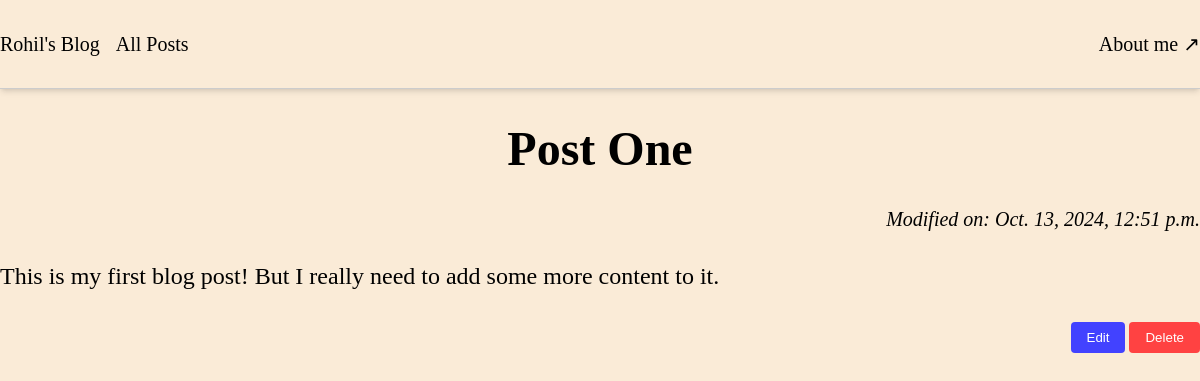
The page /posts/post-one/ on the database its author committed.
### blog/models.py (models this page shows, shortened)
class Post(models.Model):
  title = models.CharField(max_length=100)
  content = models.TextField()
  date_posted = models.DateTimeField(auto_now_add=True)
  date_modified = models.DateTimeField(auto_now=True)
  slug = models.SlugField(primary_key=True, db_index=True, default="")

### blog/views.py (the view)
# urls.py: path('posts/<slug:slug>/', views.post_detail, name='post_detail_page'),
def post_detail(request: HttpRequest, slug: str) -> HttpResponse:
  post = get_object_or_404(Post, slug=slug)
  post.is_modified = __is_post_modified(post)
  return render(request, "blog/post-detail.html", {"post": post})

### blog/views.py (called while the page is built)
def __is_post_modified(post: Post) -> bool:
  return post.date_modified.replace(microsecond=0) != post.date_posted.replace(microsecond=0)

### blog/templates/blog/post-detail.html (shortened to what this page needs)
{% extends "_base.html" %}
{% load static %}
{% block css_files %}
  <link rel="stylesheet" href="{% static 'blog/post-detail.css' %}" />
{% endblock css_files %}
{% block content %}
  <section id="post">
    <h2 class="">{{ post.title | title }}</h2>
    <time datetime="">
      {% if post.is_modified %}
        Modified on: {{ post.date_modified }}
      {% else %}
        Posted on: {{ post.date_posted }}
      {% endif %}
    </time>
    <p class="">{{ post.content }}</p>
  </section>
  <footer class="">
    <form
      action="{% url 'delete_post_page' post.slug %}"
      method="post"
      onsubmit="return confirm('Are you sure you want to delete this post?')"
      class=""
    >
      <button type="submit" class="">Edit</button>
      <button type="submit" class="">Delete</button>
    </form>
  </footer>
{% endblock content %}

### templates/_base.html (shortened to what this page needs)
{% load static %}
<!DOCTYPE html>
<html lang="en">
  <head>
    <link rel="stylesheet" href="{% static '_base.css' %}" />
    {% block css_files %}{% endblock css_files %}
  </head>
  <body class="">
    <nav class="">
      <div class="flex justify-content-between container">
        <div class="flex">
          <a href="{% url "index" %}" class="">Rohil's Blog</a>
          <a href="{% url 'all_posts_page' %}" class="">All Posts</a>
        </div>
        <div class="">
          <a href="https://www.rohilvarma.com/" target="_blank" class="">About me ↗</a>
        </div>
      </div>
    </nav>
    <div class="container">
      {% block content %}{% endblock content %}
    </div>
  </body>
</html>

### static/_base.css (style rules this page uses)
* { box-sizing: border-box; margin: 0; padding: 0; }
body { background-color: antiquewhite; }
nav { padding: 2rem 0; border-bottom: 1px solid #ccc; box-shadow: 0 4px 6px -1px rgb(0 0 0 / 0.1), 0 2px 4px -2px rgb(0 0 0 / 0.1); }
.flex { display: flex; justify-content: center; align-items: center; gap: 1rem; }
.justify-content-between { justify-content: space-between; }
.container { max-width: 1280px; margin-left: auto; margin-right: auto; }
a { text-decoration: none; color: black; font-size: 1.25rem; }

### blog/static/blog/post-detail.css (style rules this page uses)
h2 { text-align: center; font-size: 3rem; margin: 2rem 0; }
time { display: block; text-align: right; margin-left: auto; font-style: italic; font-size: 1.25rem; }
p { margin: 2rem 0; font-size: 1.5rem; }
form { display: flex; align-items: center; justify-content: end; gap: 0.25rem; }
button { padding: 0.5rem 1rem; border-radius: 0.25rem; border: none; background-color: rgb(66, 66, 255); color: white; cursor: pointer; }
button:last-child { background-color: rgb(255, 66, 66); }

### rows shown on the page
Post: title "Post One", date_modified "Oct. 13, 2024, 12:51 p.m.", content "This is my first blog post! But I really need to add some more content to it."
